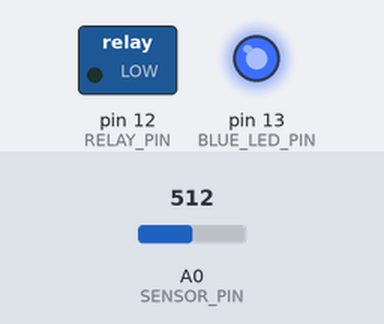
The sketch below on a simulated Arduino Uno, built with avr-gcc and run on an emulated ATmega328P. Parts: switched loads named in the sketch (green lamp = pin HIGH), output pins drawn as LEDs (lit = HIGH). The inputs (shaded band) are chosen by the test bench; at power-on: A0 (SENSOR_PIN) = 512.

Above: at 0.1 s.
At 1.0 s:
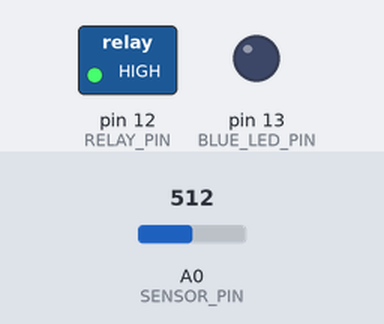
Timing chart, 0 to 2.5 s (numbered marks = the images above):
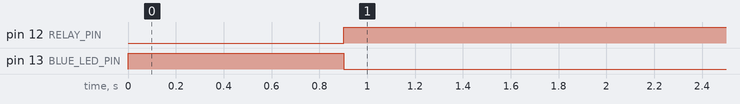

Measured:
- by itself, pin 12 (RELAY_PIN): LOW → HIGH at 0.90 s
- by itself, pin 13 (BLUE_LED_PIN): HIGH → LOW at 0.90 s

The sketch:

KitchenSwitchIR.ino
```cpp
/*
  KitchenSwitchIR.ino - Arduino source code of kitchen light switcher
  Created by Andrew A. Sergeev, November 2, 2015.
  Released into the public domain.
*/

#define SENSOR_LEVEL 800
#define SENSOR_PIN   A0
#define RELAY_PIN    12
#define BLUE_LED_PIN 13
#define PASS_PERIOD  100
#define PASS_COUNT   10

bool lightOn = false;
int counter = 0;
int oldValue = 0;


void setup() {
  oldValue = analogRead(SENSOR_PIN);
  pinMode(RELAY_PIN, OUTPUT);
  pinMode(BLUE_LED_PIN, OUTPUT);
  digitalWrite(RELAY_PIN, LOW);
  digitalWrite(BLUE_LED_PIN, HIGH);
}


void loop() {
  int currentValue = analogRead(SENSOR_PIN);
  if (currentValue < SENSOR_LEVEL && oldValue < SENSOR_LEVEL) {
    counter++;
    if (lightOn && (counter == PASS_COUNT)) {
      digitalWrite(RELAY_PIN, LOW);
      digitalWrite(BLUE_LED_PIN, HIGH);
      lightOn = !lightOn;
    } else if (!lightOn && (counter == PASS_COUNT)) {
      digitalWrite(RELAY_PIN, HIGH);
      digitalWrite(BLUE_LED_PIN, LOW);
      lightOn = !lightOn;
    }
  } else {
    counter = 0;
  }
  oldValue = currentValue;
  delay(PASS_PERIOD);
}
```
